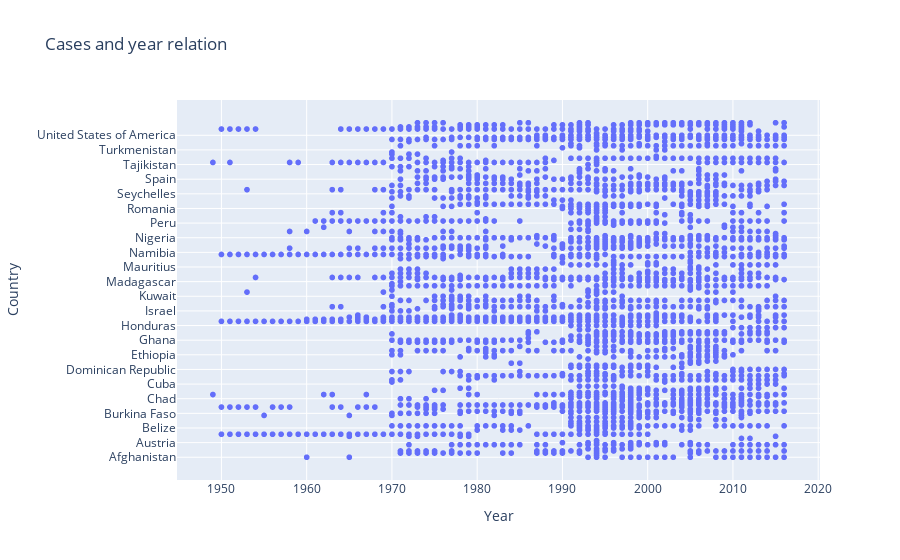

The notebook cell this image was saved under:
### Code cell
trace = go.Scattergl(
    x = df.Year,
    y = df.Country,
    mode = 'markers',
    text = df['Number of reported cases of cholera'],
    name = "casos",
    hoverinfo = "name+x+text"
)

data = [trace]

layout = dict(
    title = dict( text = "Cases and year relation" ),
    hovermode = "closest",
    hoverdistance = 10,
    
    # Changing labs to B/N
    # new font style
    hoverlabel = dict(
        bgcolor = "white",
        bordercolor = "black",
        font = dict(
            color = "black",
            family = "Georgia",
            size = 16
        )
    ),
    
    xaxis = dict(
        title = dict( text = "Year" ),
        tickvals = list(range(1910,2021,10)),
    ),
    yaxis = dict(
        title = dict( text = "Country" )
        #tickvals = list(range(0,11)),
    )
)
fig = go.Figure(data=data, layout=layout)
iplot(fig)

### Figure 1 — Plotly figure (JSON) as saved in the notebook; plotly's stock layout.template omitted (floating-point values rounded to 4 significant figures; data arrays with more than 128 entries replaced by an {"elided": "..."} marker saying what was removed)
{"data": [{"hoverinfo": "name+x+text", "mode": "markers", "name": "casos", "text": {"elided": "2470 int values"}, "type": "scattergl", "x": {"elided": "2470 int values"}, "y": {"elided": "2470 str values"}}], "layout": {"hoverdistance": 10, "hoverlabel": {"bgcolor": "white", "bordercolor": "black", "font": {"color": "black", "family": "Georgia", "size": 16}}, "hovermode": "closest", "title": {"text": "Cases and year relation"}, "xaxis": {"tickvals": [1910, 1920, 1930, 1940, 1950, 1960, 1970, 1980, 1990, 2000, 2010, 2020], "title": {"text": "Year"}}, "yaxis": {"title": {"text": "Country"}}}}
